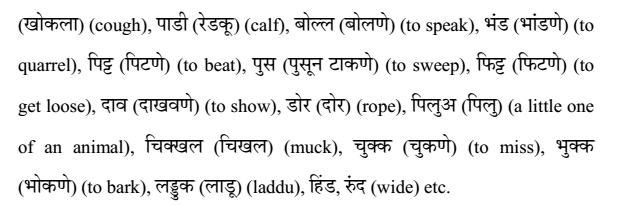
#> input picture data/prakrit.png, 623 x 206 px
$ python -i preprocessing.py   (imports and definitions only)
#> lines starting #> are read from the running program, lines starting #| are printed output that depends on the picture; after the words box and inside, x2 and y2 are one past the last pixel; in counts of white or black regions, pixels touching at a corner belong together
#> further down, picture is the input picture: shape (206, 623, 3); min 0, max 255, mean 234.2
import cv2
import numpy as np


# [14 lines left out: functions uniform_binarisation, adaptive_binarisation, not called in this run]


def otsu_binarisation(img):
    """ uses otsu binarisation (Good for BIMODAL & after Gaussia filter) """
    img_gray = cv2.cvtColor(img, cv2.COLOR_BGR2GRAY)
    blur_img = cv2.GaussianBlur(img_gray, (1, 1), 0)
    bin_img, image = cv2.threshold(
        blur_img, 0, 255, cv2.THRESH_BINARY + cv2.THRESH_OTSU
    )
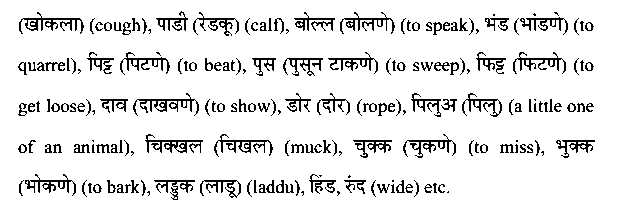
#> image: shape (206, 623); 90.2% white; black in thin lines or dots, all inside (x1, y1, x2, y2) = (18, 11, 595, 200)
#> bin_img = 160
    return bin_img, image


# [51 lines left out: functions super_res, denoise, erosion, pipeline, define_boundaries, not called in this run]

>>> import cv2
>>> picture = cv2.imread('../data/prakrit.png')
>>> result = otsu_binarisation(picture)
